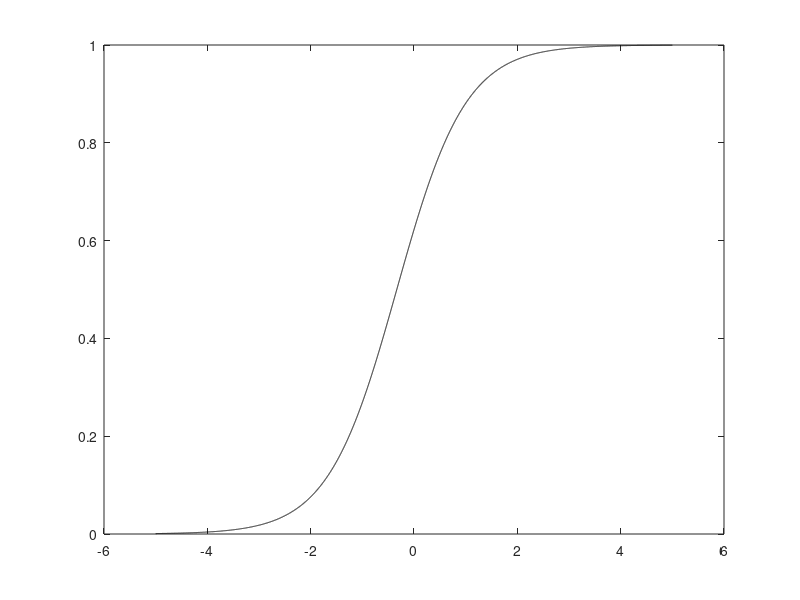

The MATLAB script that drew this image: (Note: this script raises an error after producing the figure.)
% random sampling
% b0 = 0.5
% b1 = 1.5
% pr_y1 = 0.53329
% c = 0.27274

format long g;

my_path = 'D:\laptop\program\matlab_tool';
addpath(my_path);

nT = 200;
nU = nT * 5;

b0 = 0.5;
b1 = 1.5;

outdir = 'C:\backup_d\exp\PBL_exp\logit\input';

x = [-5:0.001:5]';
fx = b0 + b1 * x;
y = exp(fx)./(1 + exp(fx));
M = [y x];
pr_y1 = mean(y);
c = nT/(nT + pr_y1 * nU);

%normalize
% M(:,2)=(M(:,2)-min(M(:,2)))/(max(M(:,2))-min(M(:,2)));

plot(x, y, 'black')
hold on

for k = 1:10
	output1 = [outdir, '\train_', num2str(nT), '_', num2str(k), '_PU.csv'];
	
	r=rand(size(M(:,1)));
	pa=r<M(:,1);
	M(:,1)=double(pa);			% random realization

	% presence-background random sampling
	[y0,ind0] = randsample2(M(:,1), nU);
	U = M(ind0, :);
	U(:,1) = 0;
	
	MP = M(M(:,1) == 1, :);
	[y0,ind0]=randsample2(MP(:,1), nT);
	P = MP(ind0, :);
	
	PU = [P; U];
	dlmwrite(output1, PU);
	if k == 5
		scatter(P(:, 2), P(:, 1), 'r')
		scatter(U(:, 2), U(:, 1), 'b')
	end	
	
	output2 = [outdir, '\test_', num2str(nT), '_', num2str(k), '_PU.csv'];
	[y0,ind0] = randsample2(M(:,1), nU);
	U = M(ind0, :);
	U(:, 1) = 0;
	
	MP = M(M(:,1) == 1, :);
	[y0,ind0]=randsample2(MP(:,1), nT);
	P = MP(ind0, :);	
	PU = [P; U];
	dlmwrite(output2, PU);	
end

output3 = [outdir, '\test_all.csv'];
dlmwrite(output3, [y x]);

disp(['b0 = ', num2str(b0)]);
disp(['b1 = ', num2str(b1)]);
disp(['pr_y1 = ', num2str(pr_y1)]);
disp(['c = ', num2str(c)]);

rmpath(my_path);

clear 
